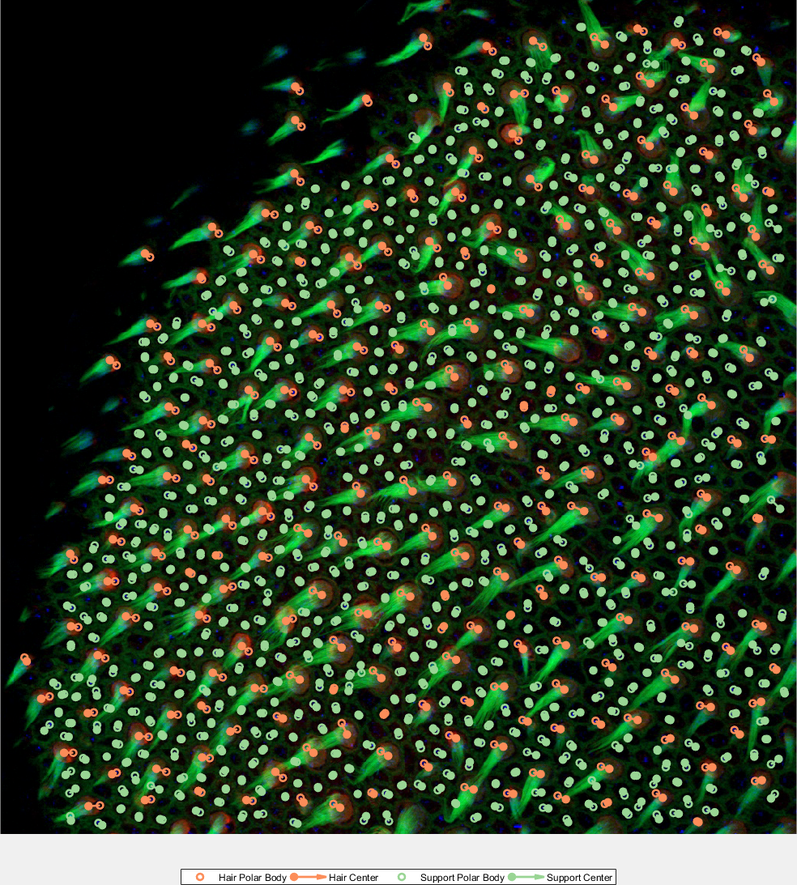
%> input picture Sourced Functions/export_fig/pdf.png, 797 x 885 px, shrunk from 984 x 1093 before the run
$ octave --eval "result = imWatershed(imread('export_fig/pdf.png'));"   (GNU Octave 9; MATLAB toolbox functions it lacks are replaced by stand-ins)
%> lines starting %> are read from the running program, lines starting %| are printed output that depends on the picture; in (x1, y1, x2, y2) boxes, pixels count from 0 and x2, y2 are one past the last pixel; in counts of white or black regions, pixels touching at a corner belong together; the program's own positions count from 1
function [imShed] = imWatershed(imIn)
%IMWATERSHED Apply a watershedding algorithm to the input image.
%   Detailed explanation goes here
D = -bwdist(~imIn);
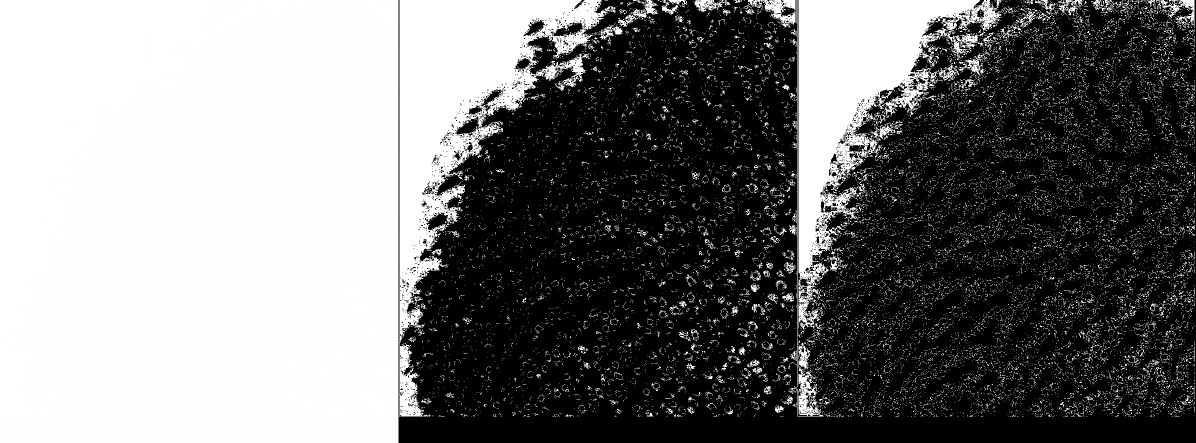
%> D: size 885x2391 single (shown at 1/2 size); min -45254.8, max 0, mean -24171.6; drawn with min black and max white
mask = imextendedmin(D,2);
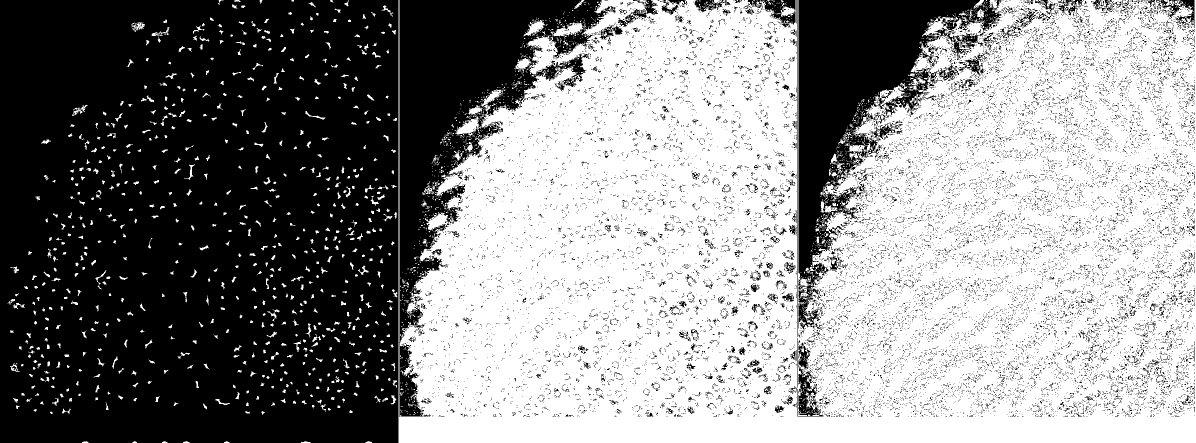
%> mask: size 885x2391 logical (shown at 1/2 size); 54.6% white; 21045 black regions (20662 under 20 px), largest, box (x1, y1, x2, y2) and area: (0, 0, 797, 885) 679514, (798, 0, 1216, 833) 108159, (1597, 0, 2008, 659) 90446
D2 = imimposemin(D,mask);
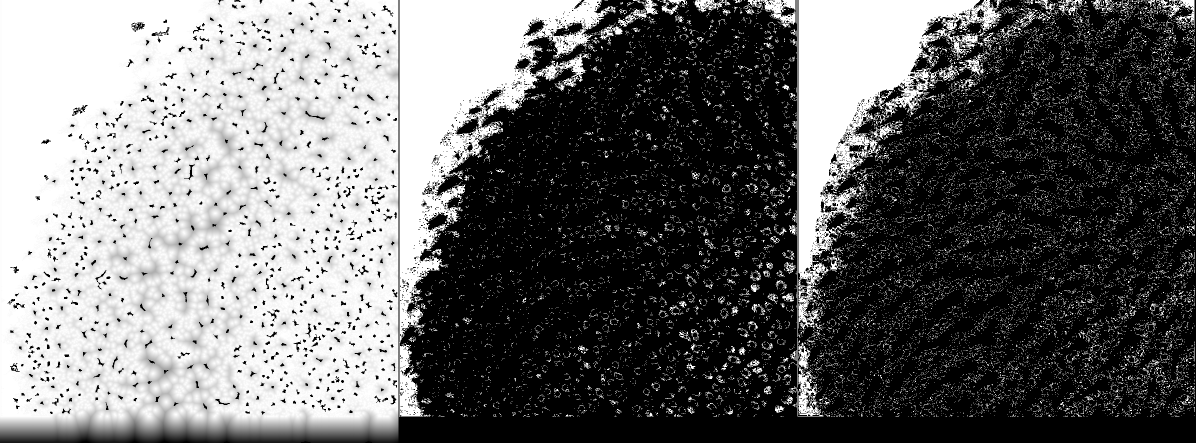
%> D2: size 885x2391 single (shown at 1/2 size); 54.63% of the values are NaN or infinite; the others: min -12.17, max 45.25, mean 41.88; drawn with min black, max white, NaN and infinite black
Ld2 = watershed(D2);
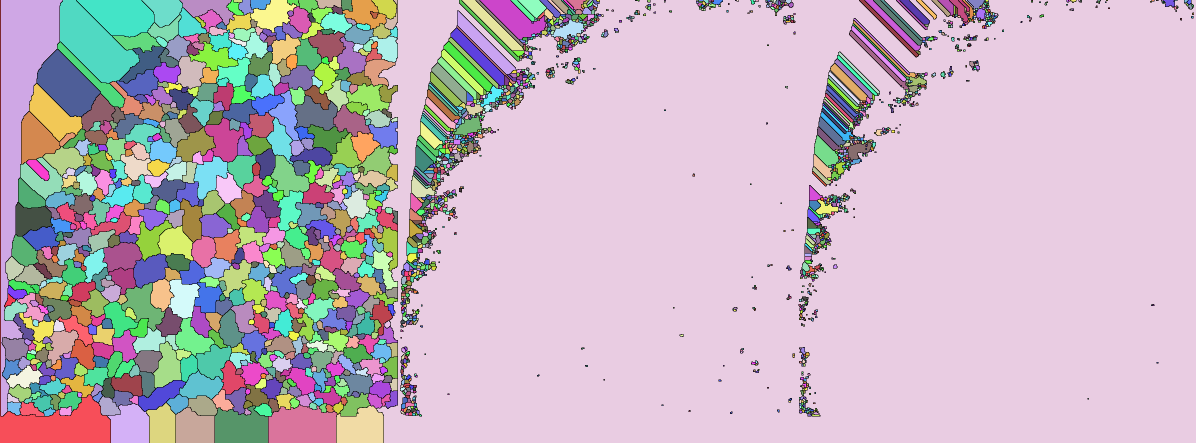
%> Ld2: size 885x2391 uint16 (shown at 1/2 size); 2498 distinct labels, from 0 to 2497; one colour per label, 0 black

imShed = imIn;
%> imShed is the input picture: size 885x797x3 uint8; mean R, G, B 45.4, 63.7, 39.2
imShed(Ld2==0) = 0;
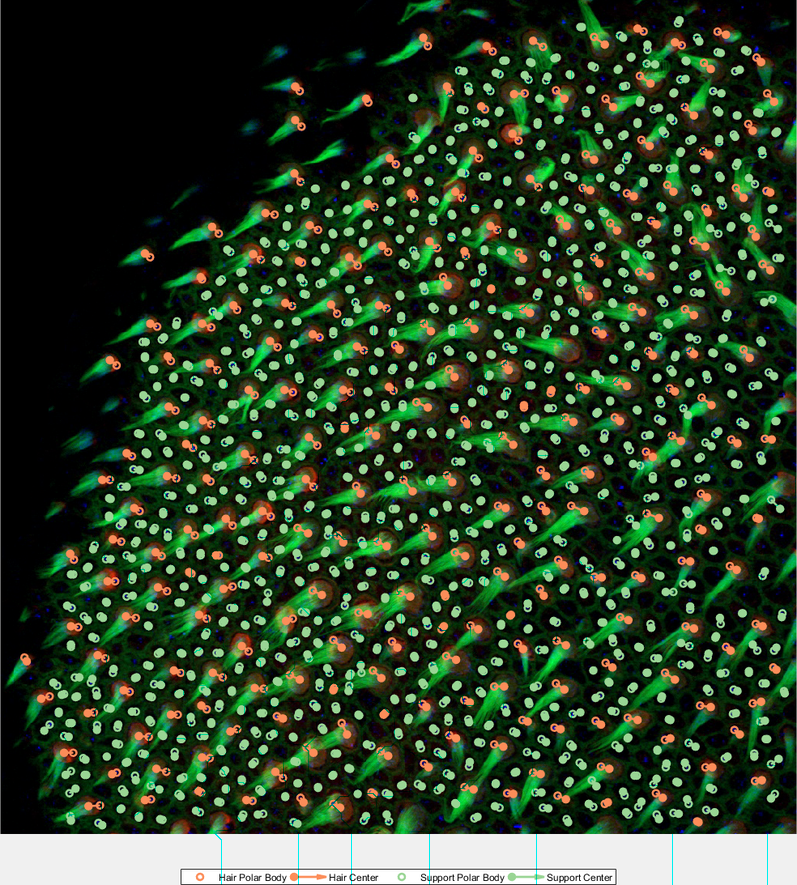
%> imShed: size 885x797x3 uint8; 4.48% of pixels changed, all inside (x1, y1, x2, y2) = (5, 0, 796, 885)
imShed = ~imShed;
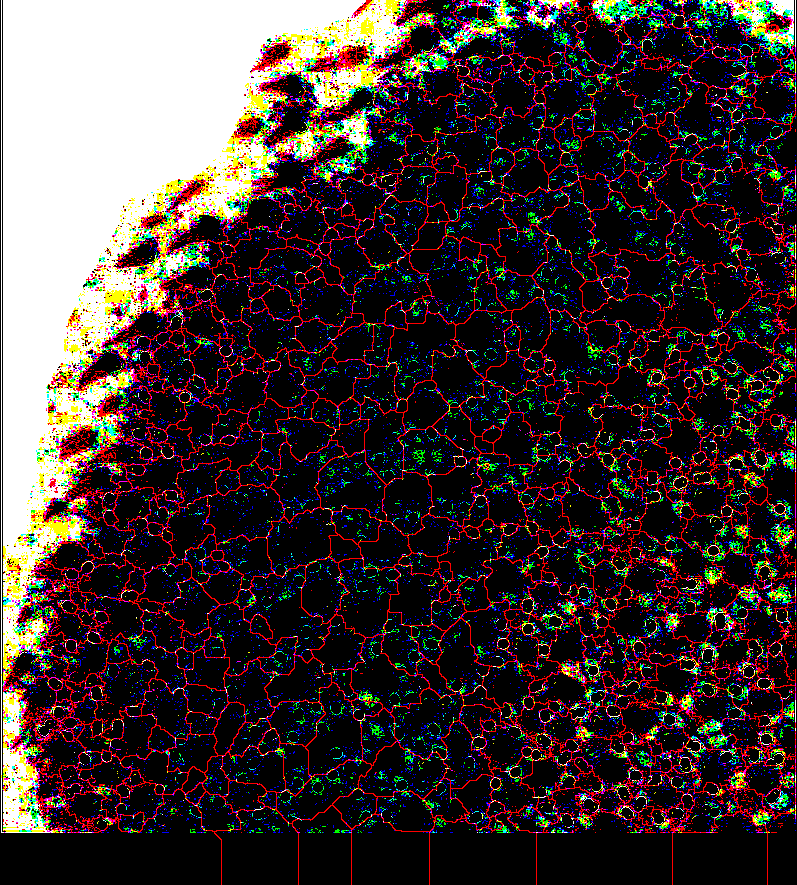
%> imShed: size 885x797x3 logical; mean R, G, B 0.253, 0.198, 0.2
end
